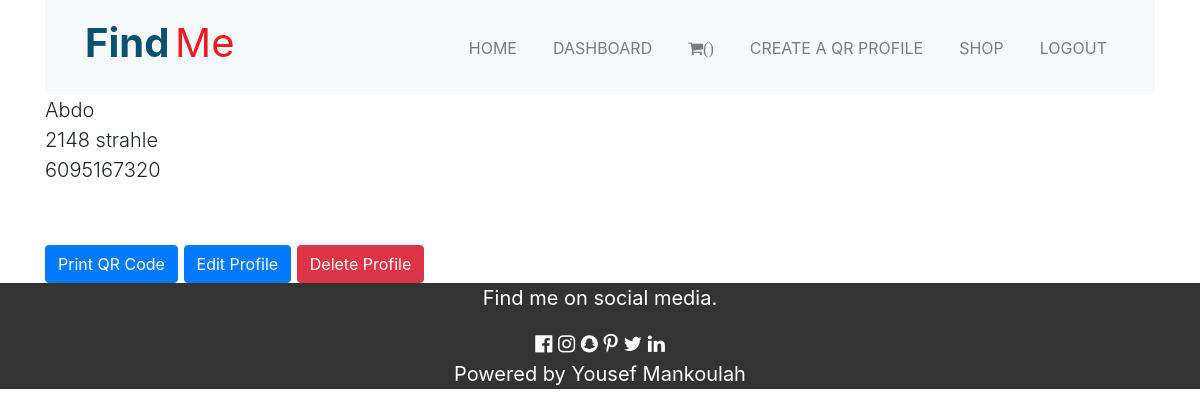
Page /profileDetail/1/ (signed in) on the earlier database version.
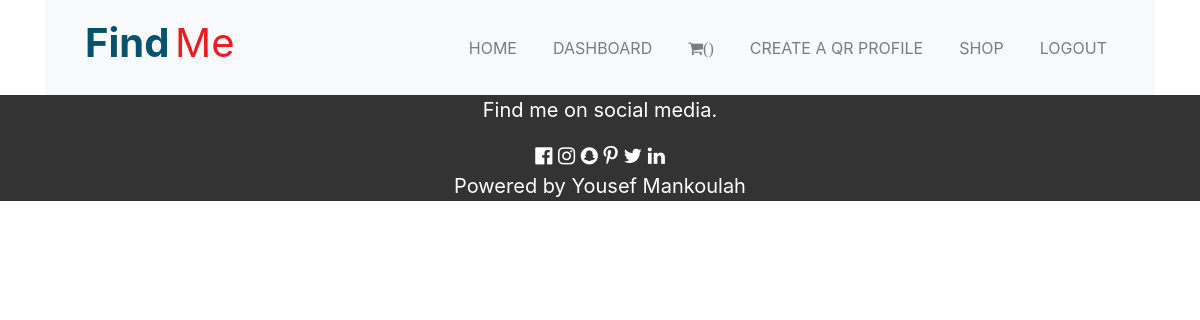
Same page on the later database version.
### home/models.py (models this page shows, shortened)
class GenerateQr(models.Model):
    parent = models.ForeignKey(User, on_delete=models.CASCADE)
    name = models.CharField(max_length=300)
    address= models.CharField(max_length=300, blank=True, null=True)
    phoneNumber= models.CharField(max_length=300)
    summary = models.TextField(blank=True, null=True)
    qr = models.ImageField(upload_to='media', blank=True)
    class Meta:
        ordering = ('name',)

### home/views.py (the view)
# urls.py: path('profileDetail/<id>/', views.profileDetail, name="profileDetail"),
def profileDetail(request, id):
    qr = GenerateQr.objects.filter(id=id)
    return render(request, 'profileDetail.html', {'qr': qr})

### home/templates/profileDetail.html (shortened to what this page needs)
{% extends "base.html" %}
{% load static %}
{% block content %}
{% for qr in qr  %}
<div class="container lead">
{{qr.name}}<br>
{{qr.address}}<br>
{{qr.phoneNumber}}<br>
{{qr.summary}}<br>
{% if request.user == qr.parent %}
<br>
<button class="btn btn-primary printit" onclick='myApp.printDiv()'>Print QR Code</button>
<a class="btn btn-primary" href="{% url 'updateProfile' qr.id %}">Edit Profile</a>
<a class="btn btn-danger" href="{% url 'delete' qr.id %}">Delete Profile</a>
</div>
{% else %}
<a class="btn btn-primary" href="tel:{{qr.phoneNumber}}">Call Their parent now</a>
{% endif %}
{% endfor %}
{% endblock %}

Differences in the rows shown:
removed GenerateQr: name "Abdo", address "2148 strahle", phoneNumber "6095167320", shows "Print QR Code"
